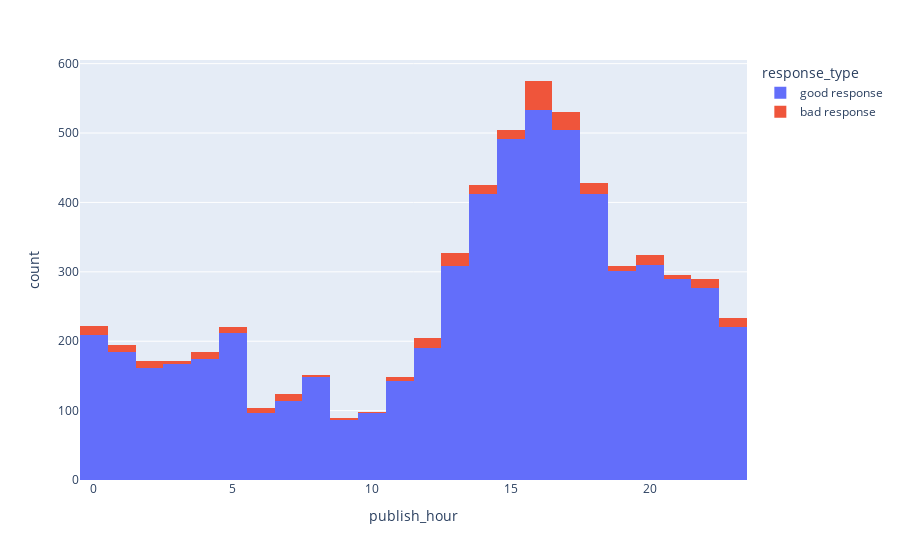

This figure's notebook cell:
### Code cell
fig=px.histogram(df, x="publish_hour",color='response_type')
fig.update_layout(xaxis={'categoryorder':'total descending'})

fig.show()

### Figure 1 — Plotly figure (JSON) as saved in the notebook; plotly's stock layout.template omitted (floating-point values rounded to 4 significant figures; data arrays with more than 128 entries replaced by an {"elided": "..."} marker saying what was removed)
{"data": [{"alignmentgroup": "True", "bingroup": "x", "hovertemplate": "response_type=good response<br>publish_hour=%{x}<br>count=%{y}<extra></extra>", "legendgroup": "good response", "marker": {"color": "#636efa", "pattern": {"shape": ""}}, "name": "good response", "offsetgroup": "good response", "orientation": "v", "showlegend": true, "type": "histogram", "x": {"elided": "6045 int values"}, "xaxis": "x", "yaxis": "y"}, {"alignmentgroup": "True", "bingroup": "x", "hovertemplate": "response_type=bad response<br>publish_hour=%{x}<br>count=%{y}<extra></extra>", "legendgroup": "bad response", "marker": {"color": "#EF553B", "pattern": {"shape": ""}}, "name": "bad response", "offsetgroup": "bad response", "orientation": "v", "showlegend": true, "type": "histogram", "x": {"elided": "280 int values"}, "xaxis": "x", "yaxis": "y"}], "layout": {"barmode": "relative", "legend": {"title": {"text": "response_type"}, "tracegroupgap": 0}, "margin": {"t": 60}, "xaxis": {"anchor": "y", "categoryorder": "total descending", "domain": [0, 1], "title": {"text": "publish_hour"}}, "yaxis": {"anchor": "x", "domain": [0, 1], "title": {"text": "count"}}}}
